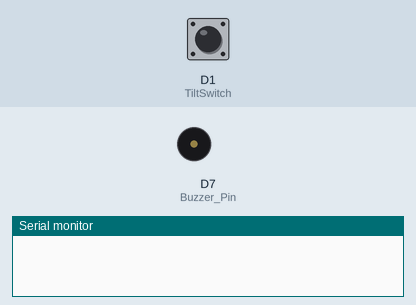
The sketch below on a simulated ESP8266 (NodeMCU). Parts: buzzer (waves = sounding), the last lines printed to the serial monitor. The test bench sets the inputs (shaded band); at power-on: D1 (TiltSwitch) LOW.

Above: at 2.8 s.
2.9 s: D1 (TiltSwitch) pulled HIGH for 1.2 s
At 4.6 s:
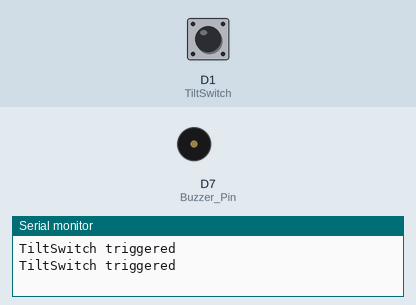
5.7 s: D1 (TiltSwitch) pulled HIGH for 3.2 s
At 6.8 s:
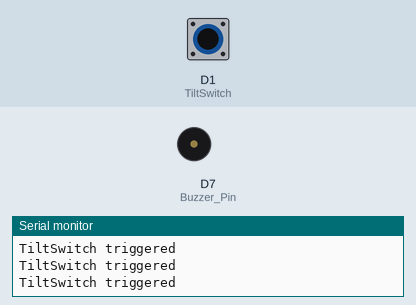
Timing chart, 0 to 9.7 s (numbered marks = the images above; inputs shaded):
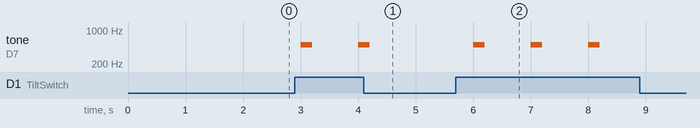

Measured:
- after the input at 2.9 s, tone on D7 (Buzzer_Pin): alternates 500 Hz for 0.20 s and silent for 0.80 s, 4 changes in all, then stays silent, starting after 0.10 s
- after the input at 5.7 s, tone on D7 (Buzzer_Pin): alternates 500 Hz for 0.20 s and silent for 0.80 s, 6 changes in all, then stays silent, starting after 0.30 s

The sketch:

sketch_jun23a.ino
```cpp
const int TiltSwitch = D1;
const int Buzzer_Pin = D7;
const int buzzerDuration = 200; // ms, how long the buzzer sounds

void setup() {
  pinMode(TiltSwitch, INPUT);
  pinMode(Buzzer_Pin, OUTPUT);
  digitalWrite(Buzzer_Pin, LOW);
  Serial.begin(9600);
}

void loop() {
  int tilt_state = digitalRead(TiltSwitch);

  if (tilt_state == HIGH) {   // adjust HIGH/LOW depending on your wiring
    Serial.println("TiltSwitch triggered");
    tone(Buzzer_Pin, 500, buzzerDuration);
  }

  delay(1000); // wait 1 second between checks/buzzes
}
```
